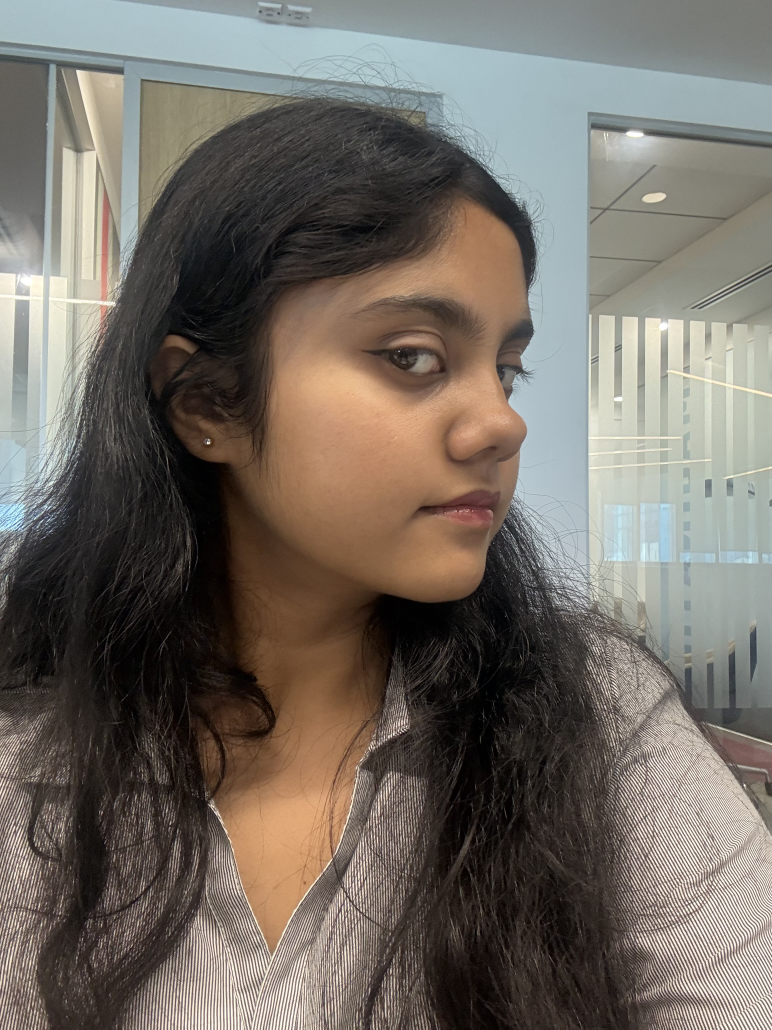
#> input picture Photos/Anushka/IMG_7399.jpeg, 2316 x 3088 px (shown at 1/3 size)
$ python -i recognizer.py   (imports and definitions only)
#> lines starting #> are read from the running program, lines starting #| are printed output that depends on the picture
#> further down, picture is the input picture: shape (3088, 2316, 3); mean B, G, R 100.9, 108.8, 115.6
"""Face recognizer — matches detected face regions against saved encodings.

Loads the encoding database produced by trainer.py and assigns names to
detected face bounding boxes by comparing DeepFace embeddings via cosine
similarity.

Algorithm:
1. Crop each detected face region from the frame.
2. Compute a face embedding for the crop using DeepFace (same model used
   during training).
3. Compute cosine similarity between the crop embedding and every stored
   embedding.
4. If the best match exceeds the similarity threshold, label the face with
   that person's name; otherwise label it "Unknown".
5. Return list of (rect, name, similarity_score) tuples.

Performance note:
   DeepFace.represent() is CPU-intensive. For real-time webcam usage,
   recognition runs every `skip_frames` frames; detection-only runs on the
   other frames to keep the display smooth.
"""

from __future__ import annotations

import pickle
from pathlib import Path
from typing import List, Tuple

import cv2
import numpy as np

from face_detection.detector import Rect

# Keep OpenCV on CPU to avoid OpenCL upload/resource failures during inference.
# [1 line not run here, left out]


Match = Tuple[Rect, str, float]  # (x, y, w, h), name, similarity


class FaceRecognizer:
    """Matches face regions against a pre-trained encoding database.

    Parameters
    ----------
    encodings_path:
        Path to the pickle file produced by trainer.train().
    threshold:
        Cosine similarity threshold in [0, 1]. Matches below this are
        labelled "Unknown". Higher = stricter. Default 0.6 works well with
        Facenet512.
    skip_frames:
        Run recognition every N frames. Other frames reuse the last result
        for speed. Default 5.
    """

    # [200 lines left out: functions __init__, _warmup_model, recognize, _remap_labels, _is_human_face_crop, _match_crop, not called in this run]


# ---------------------------------------------------------------------------
# Shared preprocessing (mirrors trainer._preprocess for consistency)
# ---------------------------------------------------------------------------

def _preprocess(bgr_img: np.ndarray) -> np.ndarray:
    """Apply CLAHE lighting normalisation - must match trainer preprocessing."""
    ycrcb = cv2.cvtColor(bgr_img, cv2.COLOR_BGR2YCrCb)
#> ycrcb: shape (3088, 2316, 3); mean of channels 0, 1, 2 109.9, 132.1, 122.9
    clahe = cv2.createCLAHE(clipLimit=2.0, tileGridSize=(8, 8))
    ycrcb[:, :, 0] = clahe.apply(ycrcb[:, :, 0])
#> ycrcb: shape (3088, 2316, 3); mean of channels 0, 1, 2 121.8, 132.1, 122.9
    return cv2.cvtColor(ycrcb, cv2.COLOR_YCrCb2BGR)
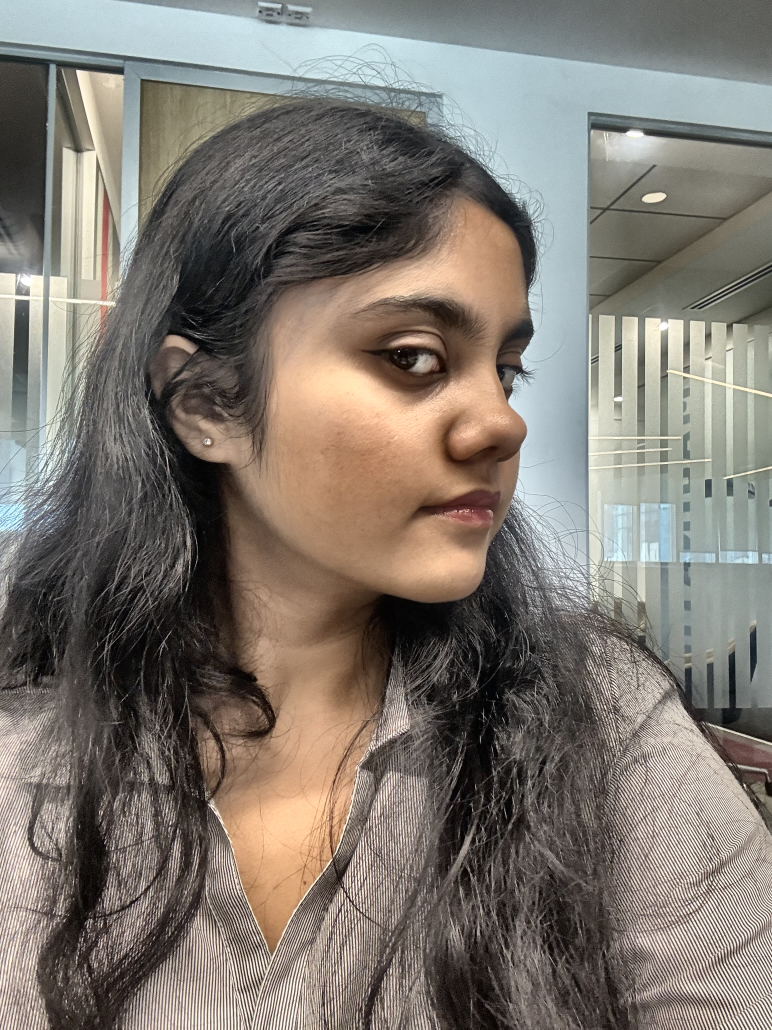
#> returned value: shape (3088, 2316, 3) (shown at 1/3 size); mean B, G, R 112.8, 120.7, 127.4


# [16 lines left out: function draw_recognition, not called in this run]

>>> import cv2
>>> picture = cv2.imread('../../Photos/Anushka/IMG_7399.jpeg')
>>> result = _preprocess(picture)

$ run again, on Photos/Anushka/IMG_7400.jpeg
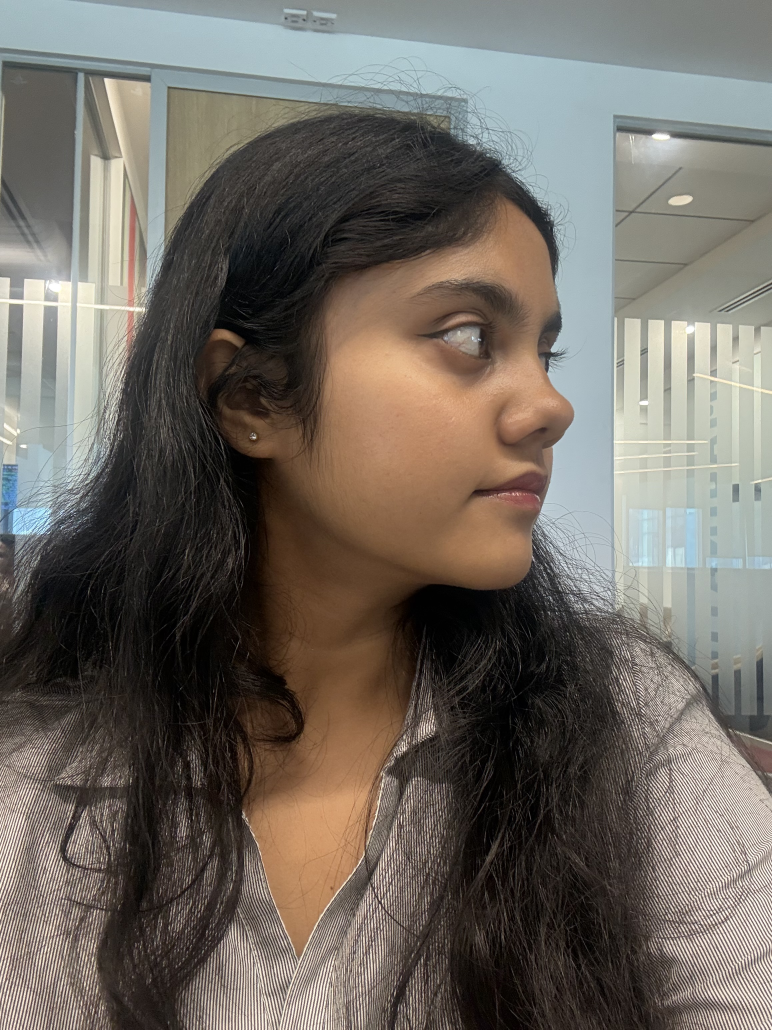
#> input picture Photos/Anushka/IMG_7400.jpeg, 2316 x 3088 px (shown at 1/3 size)
#> picture is the input picture: shape (3088, 2316, 3); mean B, G, R 98.1, 105.7, 112
#> in _preprocess, `return cv2.cvtColor(ycrcb, cv2.COLOR_YCrCb2BGR)`:
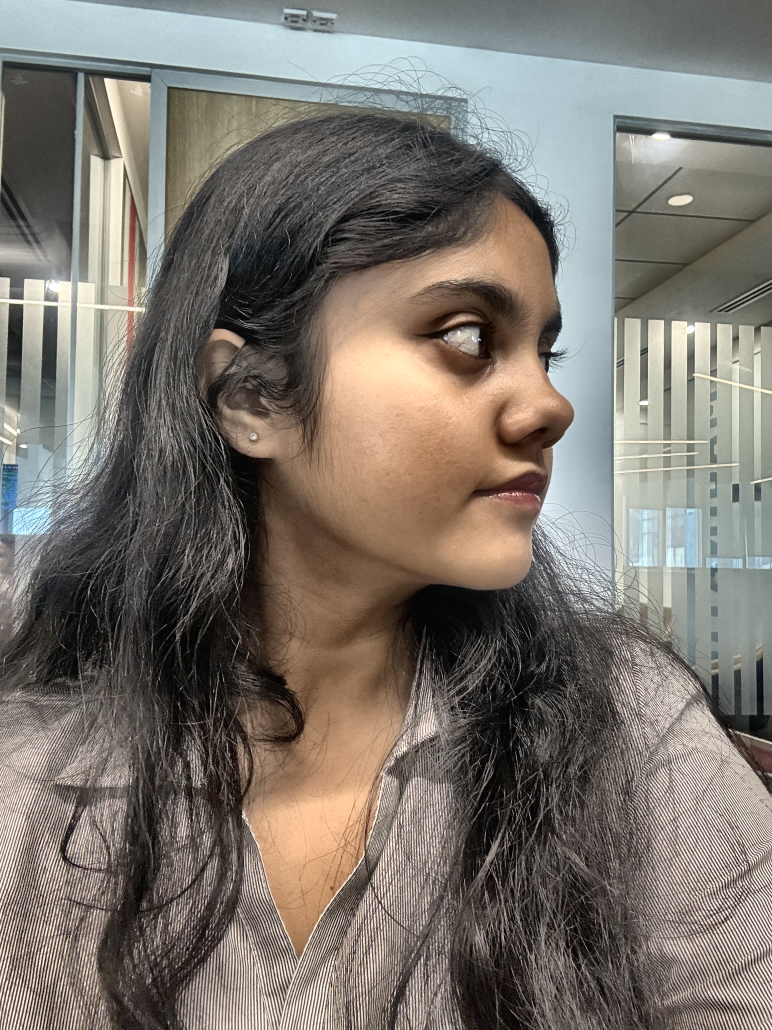
#> returned value: shape (3088, 2316, 3) (shown at 1/3 size); mean B, G, R 109.8, 117.4, 123.7

$ run again, on Photos/Anushka/IMG_7401.jpeg
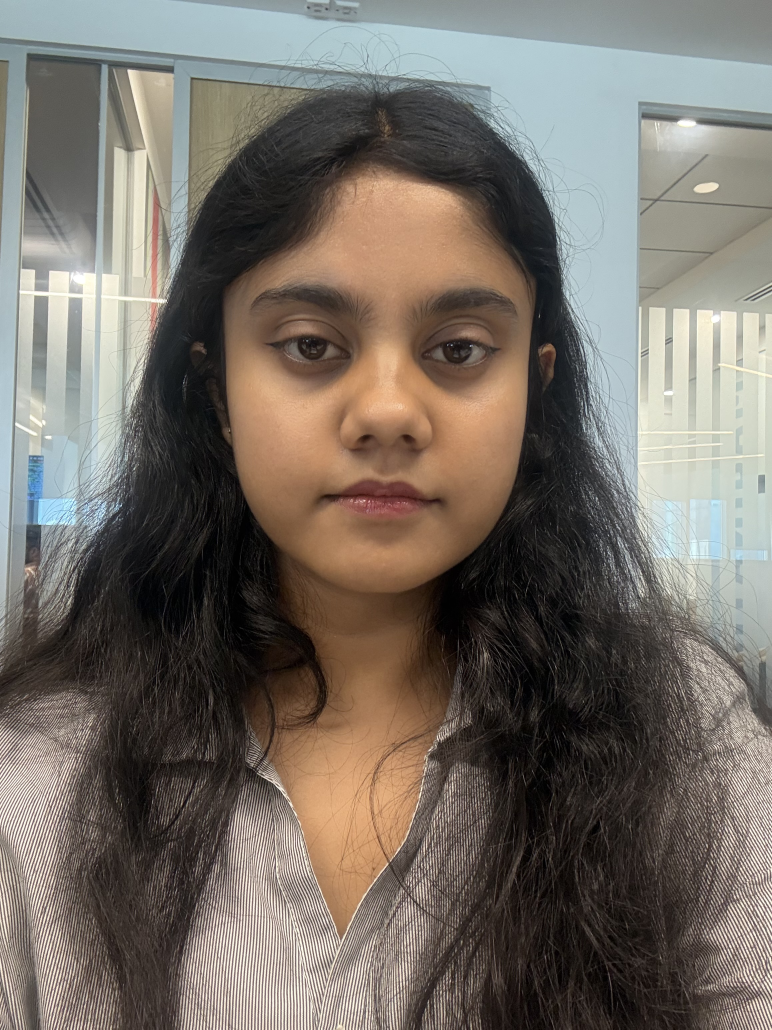
#> input picture Photos/Anushka/IMG_7401.jpeg, 2316 x 3088 px (shown at 1/3 size)
#> picture is the input picture: shape (3088, 2316, 3); mean B, G, R 102.8, 110.8, 118.2
#> in _preprocess, `return cv2.cvtColor(ycrcb, cv2.COLOR_YCrCb2BGR)`:
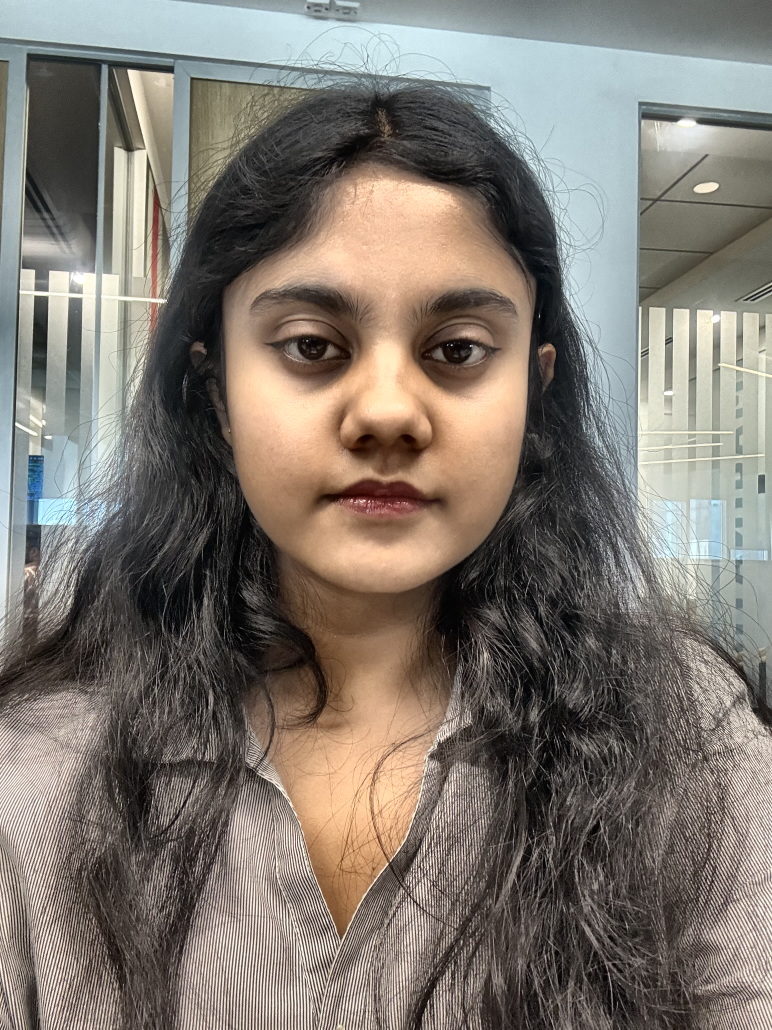
#> returned value: shape (3088, 2316, 3) (shown at 1/3 size); mean B, G, R 112.1, 120.2, 127.4
